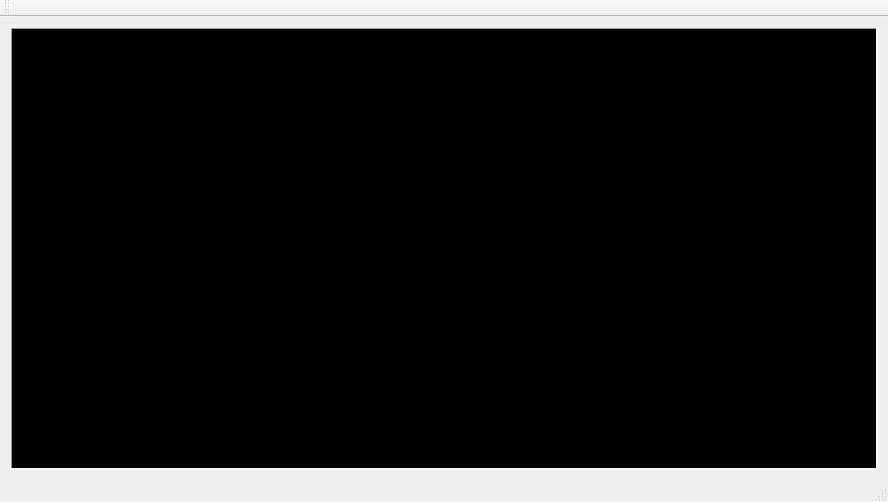
<?xml version="1.0" encoding="UTF-8"?>
<ui version="4.0">
 <class>MainWindow</class>
 <widget class="QMainWindow" name="MainWindow">
  <property name="geometry">
   <rect>
    <x>0</x>
    <y>0</y>
    <width>888</width>
    <height>502</height>
   </rect>
  </property>
  <property name="windowTitle">
   <string>MainWindow</string>
  </property>
  <widget class="QWidget" name="centralWidget">
   <layout class="QHBoxLayout" name="horizontalLayout">
    <item>
     <layout class="QVBoxLayout" name="verticalLayout">
      <item>
       <widget class="QListWidget" name="Shell">
        <property name="palette">
         <palette>
          <active>
           <colorrole role="Text">
            <brush brushstyle="SolidPattern">
             <color alpha="255">
              <red>255</red>
              <green>255</green>
              <blue>255</blue>
             </color>
            </brush>
           </colorrole>
           <colorrole role="Base">
            <brush brushstyle="SolidPattern">
             <color alpha="255">
              <red>0</red>
              <green>0</green>
              <blue>0</blue>
             </color>
            </brush>
           </colorrole>
          </active>
          <inactive>
           <colorrole role="Text">
            <brush brushstyle="SolidPattern">
             <color alpha="255">
              <red>255</red>
              <green>255</green>
              <blue>255</blue>
             </color>
            </brush>
           </colorrole>
           <colorrole role="Base">
            <brush brushstyle="SolidPattern">
             <color alpha="255">
              <red>0</red>
              <green>0</green>
              <blue>0</blue>
             </color>
            </brush>
           </colorrole>
          </inactive>
          <disabled>
           <colorrole role="Text">
            <brush brushstyle="SolidPattern">
             <color alpha="255">
              <red>120</red>
              <green>120</green>
              <blue>120</blue>
             </color>
            </brush>
           </colorrole>
           <colorrole role="Base">
            <brush brushstyle="SolidPattern">
             <color alpha="255">
              <red>240</red>
              <green>240</green>
              <blue>240</blue>
             </color>
            </brush>
           </colorrole>
          </disabled>
         </palette>
        </property>
        <property name="frameShape">
         <enum>QFrame::Panel</enum>
        </property>
       </widget>
      </item>
     </layout>
    </item>
   </layout>
  </widget>
  <widget class="QMenuBar" name="menuBar">
   <property name="geometry">
    <rect>
     <x>0</x>
     <y>0</y>
     <width>888</width>
     <height>21</height>
    </rect>
   </property>
  </widget>
  <widget class="QToolBar" name="mainToolBar">
   <attribute name="toolBarArea">
    <enum>TopToolBarArea</enum>
   </attribute>
   <attribute name="toolBarBreak">
    <bool>false</bool>
   </attribute>
  </widget>
  <widget class="QStatusBar" name="statusBar"/>
 </widget>
 <layoutdefault spacing="6" margin="11"/>
 <resources/>
 <connections/>
</ui>
